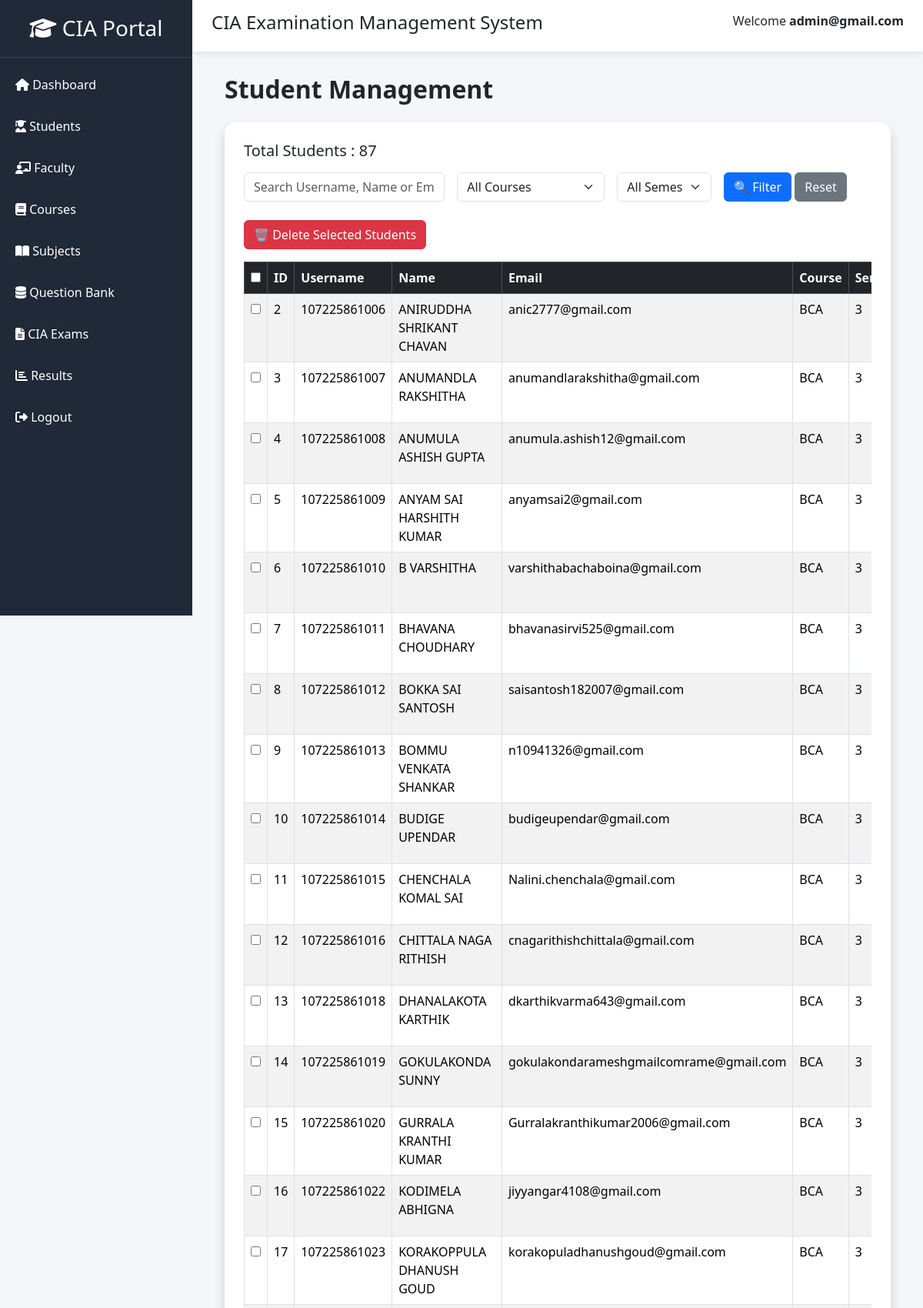
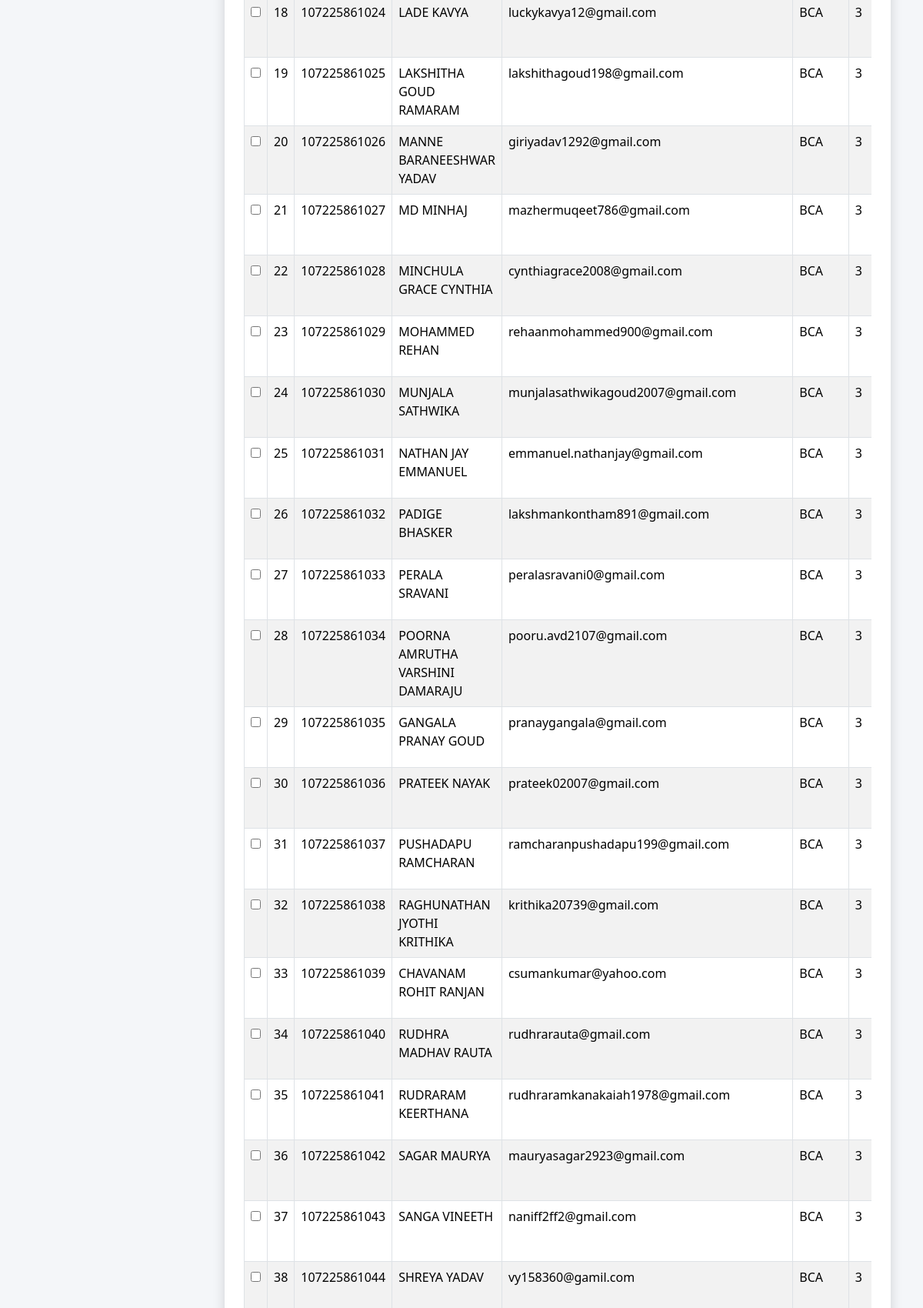
The app's page /admin-panel/students/ (signed in, upper part) with its own data (2 pictures, top to bottom).
### quiz/models.py (models this page shows, shortened)
class User(AbstractUser):
    is_student = models.BooleanField(default=False)
    is_faculty = models.BooleanField(default=False)
    course = models.CharField(
        max_length=100,
        blank=True,
        null=True
    )
    semester = models.IntegerField(
        default=1,
        blank=True,
        null=True
    )

class StudentProfile(models.Model):
    user = models.OneToOneField(
        User,
        on_delete=models.CASCADE
    )
    course = models.ForeignKey(
        Course,
        on_delete=models.CASCADE
    )
    semester = models.IntegerField()
    academic_year = models.CharField(
        max_length=20
    )

class Course(models.Model):
    name = models.CharField(
        max_length=100
    )

### quiz/views.py (the view, shortened to what this page needs)
@login_required
@user_passes_test(is_admin)
def manage_students(request):
    students = StudentProfile.objects.select_related(
        "user",
        "course"
    )
    search = request.GET.get("search", "")
    course = request.GET.get("course", "")
    if course:
        students = students.filter(
            course__id=course
        )
    semester = request.GET.get("semester", "")
    if semester:
        students = students.filter(
            user__semester=int(semester)
        )
    students = students.order_by("id")
    courses = Course.objects.all()
    return render(
        request,
        "admin_panel/student_list.html",
        {
            "students": students,
            "courses": courses,
            "total_students": students.count()
        }
    )

### quiz/views.py (called while the page is built)
def is_admin(user):
    return user.is_authenticated and user.is_superuser

### quiz/templates/admin_panel/student_list.html (shortened to what this page needs)
{% extends "admin_panel/base.html" %}
{% block content %}
<div class="container-fluid">
<h2 class="fw-bold mb-4">
    Student Management
</h2>
<div class="card shadow">
<div class="card-body">
<h5 class="mb-3">
Total Students : {{ total_students }}
</h5>
<form method="GET" class="row g-3 mb-4">
<div class="col-md-4">
<input
type="text"
name="search"
class="form-control"
placeholder="Search Username, Name or Email..."
value="{{ request.GET.search }}"
>
</div>
<div class="col-md-3">
<select name="course" class="form-select">
<option value="">
All Courses
</option>
</select>
</div>
<div class="col-md-2">
<select name="semester"
class="form-select">
<option value="">
All Semester
</option>
</select>
</div>
<div class="col-md-3">
<button type="submit"
class="btn btn-primary">
🔍 Filter
</button>
<a href="{% url 'manage_students' %}"
class="btn btn-secondary">
Reset
</a>
</div>
</form>
<form method="POST" action="{% url 'delete_selected_students' %}">
<button
type="submit"
class="btn btn-danger mb-3"
onclick="return confirm('Delete selected students?');">
🗑 Delete Selected Students
</button>
<div class="table-responsive">
<table class="table table-bordered table-striped">
<thead class="table-dark">
<tr>
<th>
<input type="checkbox" id="selectAll">
</th>
<th>ID</th>
<th>Username</th>
<th>Name</th>
<th>Email</th>
<th>Course</th>
<th>Semester</th>
</tr>
</thead>
<tbody>
{% for student in students %}
<tr>
<td>
<input
type="checkbox"
name="student_ids"
value="{{ student.id }}"
class="student_checkbox">
</td>
<td>
{{ student.id }}
</td>
<td>
{{ student.user.username }}
</td>
<td>
{{ student.user.first_name }}
</td>
<td>
{{ student.user.email }}
</td>
<td>
{{ student.course.name }}
</td>
<td>
{{ student.user.semester }}
</td>
</tr>
{% endfor %}
</tbody>
</table>
</div>
</form>
</div>
</div>
</div>
{% endblock %}

### quiz/templates/admin_panel/base.html (shortened to what this page needs)
{% load static %}
<!DOCTYPE html>
<html lang="en">
<head>
<link href="https://cdn.jsdelivr.net/npm/bootstrap@5.3.3/dist/css/bootstrap.min.css" rel="stylesheet">
<link href="https://cdnjs.cloudflare.com/ajax/libs/font-awesome/6.5.2/css/all.min.css" rel="stylesheet">
</head>
<body>
<div class="sidebar">
<h3>
<i class="fas fa-graduation-cap"></i>
CIA Portal
</h3>
<a href="{% url 'admin_dashboard' %}">
<i class="fas fa-home"></i>
Dashboard
</a>
<a href="{% url 'manage_students' %}">
<i class="fas fa-user-graduate"></i>
Students
</a>
<a href="{% url 'manage_faculty' %}">
<i class="fas fa-chalkboard-teacher"></i>
Faculty
</a>
<a href="{% url 'manage_courses' %}">
<i class="fas fa-book"></i>
Courses
</a>
<a href="{% url 'manage_subjects' %}">
<i class="fas fa-book-open"></i>
Subjects
</a>
<a href="{% url 'question_bank' %}">
<i class="fas fa-database"></i>
Question Bank
</a>
<a href="{% url 'manage_exams' %}">
    <i class="fas fa-file-alt"></i>
    CIA Exams
</a>
<a href="{% url 'view_results' %}">
<i class="fas fa-chart-bar"></i>
Results
</a>
<a href="{% url 'logout' %}">
<i class="fas fa-sign-out-alt"></i>
Logout
</a>
</div>
<div class="content">
<div class="topbar d-flex justify-content-between">
<h4>
CIA Examination Management System
</h4>
<div>
Welcome
<strong>
{{ request.user.username }}
</strong>
</div>
</div>
<div class="main-content">
{% block content %}
{% endblock %}
</div>
</div>
</body>
</html>

### quiz/templates/admin_panel/base.html (style rules this page uses)
body { background:#f4f6f9; overflow-x:hidden; }
.sidebar { position:fixed; left:0; top:0; width:250px; height:100vh; background:#1f2937; color:white; }
.sidebar h3 { padding:20px; text-align:center; border-bottom:1px solid #374151; }
.sidebar a { display:block; color:white; text-decoration:none; padding:15px 20px; transition:.3s; }
.content { margin-left:250px; }
.topbar { background:white; padding:15px 25px; box-shadow:0 2px 10px rgba(0,0,0,.1); }
.main-content { padding:30px; }
.card { border:none; border-radius:15px; }
.card-body { padding:25px; }

### records on screen
User: user.username "admin@gmail.com"
StudentProfile: id "2", user.username "107225861006", user.first_name "ANIRUDDHA SHRIKANT CHAVAN", user.email "anic2777@gmail.com", course.name "BCA", user.semester "3"
StudentProfile: id "3", user.username "107225861007", user.first_name "ANUMANDLA RAKSHITHA", user.email "anumandlarakshitha@gmail.com", course.name "BCA", user.semester "3"
StudentProfile: id "4", user.username "107225861008", user.first_name "ANUMULA ASHISH GUPTA", user.email "anumula.ashish12@gmail.com", course.name "BCA", user.semester "3"
StudentProfile: id "5", user.username "107225861009", user.first_name "ANYAM SAI HARSHITH KUMAR", user.email "anyamsai2@gmail.com", course.name "BCA", user.semester "3"
StudentProfile: id "6", user.username "107225861010", user.first_name "B VARSHITHA", user.email "varshithabachaboina@gmail.com", course.name "BCA", user.semester "3"
StudentProfile: id "7", user.username "107225861011", user.first_name "BHAVANA CHOUDHARY", user.email "bhavanasirvi525@gmail.com", course.name "BCA", user.semester "3"
StudentProfile: id "8", user.username "107225861012", user.first_name "BOKKA SAI SANTOSH", user.email "saisantosh182007@gmail.com", course.name "BCA", user.semester "3"
StudentProfile: id "9", user.username "107225861013", user.first_name "BOMMU VENKATA SHANKAR", user.email "n10941326@gmail.com", course.name "BCA", user.semester "3"
StudentProfile: id "10", user.username "107225861014", user.first_name "BUDIGE UPENDAR", user.email "budigeupendar@gmail.com", course.name "BCA", user.semester "3"
StudentProfile: id "11", user.username "107225861015", user.first_name "CHENCHALA KOMAL SAI", user.email "Nalini.chenchala@gmail.com", course.name "BCA", user.semester "3"
StudentProfile: id "12", user.username "107225861016", user.first_name "CHITTALA NAGA RITHISH", user.email "cnagarithishchittala@gmail.com", course.name "BCA", user.semester "3"
StudentProfile: id "13", user.username "107225861018", user.first_name "DHANALAKOTA KARTHIK", user.email "dkarthikvarma643@gmail.com", course.name "BCA", user.semester "3"
StudentProfile: id "14", user.username "107225861019", user.first_name "GOKULAKONDA SUNNY", user.email "gokulakondarameshgmailcomrame@gmail.com", course.name "BCA", user.semester "3"
StudentProfile: id "15", user.username "107225861020", user.first_name "GURRALA KRANTHI KUMAR", user.email "Gurralakranthikumar2006@gmail.com", course.name "BCA", user.semester "3"
StudentProfile: id "16", user.username "107225861022", user.first_name "KODIMELA ABHIGNA", user.email "jiyyangar4108@gmail.com", course.name "BCA", user.semester "3"
StudentProfile: id "17", user.username "107225861023", user.first_name "KORAKOPPULA DHANUSH GOUD", user.email "korakopuladhanushgoud@gmail.com", course.name "BCA", user.semester "3"
StudentProfile: id "18", user.username "107225861024", user.first_name "LADE KAVYA", user.email "luckykavya12@gmail.com", course.name "BCA", user.semester "3"
StudentProfile: id "19", user.username "107225861025", user.first_name "LAKSHITHA GOUD RAMARAM", user.email "lakshithagoud198@gmail.com", course.name "BCA", user.semester "3"
StudentProfile: id "20", user.username "107225861026", user.first_name "MANNE BARANEESHWAR YADAV", user.email "giriyadav1292@gmail.com", course.name "BCA", user.semester "3"
StudentProfile: id "21", user.username "107225861027", user.first_name "MD MINHAJ", user.email "mazhermuqeet786@gmail.com", course.name "BCA", user.semester "3"
StudentProfile: id "22", user.username "107225861028", user.first_name "MINCHULA GRACE CYNTHIA", user.email "cynthiagrace2008@gmail.com", course.name "BCA", user.semester "3"
StudentProfile: id "23", user.username "107225861029", user.first_name "MOHAMMED REHAN", user.email "rehaanmohammed900@gmail.com", course.name "BCA", user.semester "3"
StudentProfile: id "24", user.username "107225861030", user.first_name "MUNJALA SATHWIKA", user.email "munjalasathwikagoud2007@gmail.com", course.name "BCA", user.semester "3"
StudentProfile: id "25", user.username "107225861031", user.first_name "NATHAN JAY EMMANUEL", user.email "emmanuel.nathanjay@gmail.com", course.name "BCA", user.semester "3"
StudentProfile: id "26", user.username "107225861032", user.first_name "PADIGE BHASKER", user.email "lakshmankontham891@gmail.com", course.name "BCA", user.semester "3"
StudentProfile: id "27", user.username "107225861033", user.first_name "PERALA SRAVANI", user.email "peralasravani0@gmail.com", course.name "BCA", user.semester "3"
StudentProfile: id "28", user.username "107225861034", user.first_name "POORNA AMRUTHA VARSHINI DAMARAJU", user.email "pooru.avd2107@gmail.com", course.name "BCA", user.semester "3"
StudentProfile: id "29", user.username "107225861035", user.first_name "GANGALA PRANAY GOUD", user.email "pranaygangala@gmail.com", course.name "BCA", user.semester "3"
StudentProfile: id "30", user.username "107225861036", user.first_name "PRATEEK NAYAK", user.email "prateek02007@gmail.com", course.name "BCA", user.semester "3"
StudentProfile: id "31", user.username "107225861037", user.first_name "PUSHADAPU RAMCHARAN", user.email "ramcharanpushadapu199@gmail.com", course.name "BCA", user.semester "3"
StudentProfile: id "32", user.username "107225861038", user.first_name "RAGHUNATHAN JYOTHI KRITHIKA", user.email "krithika20739@gmail.com", course.name "BCA", user.semester "3"
StudentProfile: id "33", user.username "107225861039", user.first_name "CHAVANAM ROHIT RANJAN", user.email "csumankumar@yahoo.com", course.name "BCA", user.semester "3"
StudentProfile: id "34", user.username "107225861040", user.first_name "RUDHRA MADHAV RAUTA", user.email "rudhrarauta@gmail.com", course.name "BCA", user.semester "3"
StudentProfile: id "35", user.username "107225861041", user.first_name "RUDRARAM KEERTHANA", user.email "rudhraramkanakaiah1978@gmail.com", course.name "BCA", user.semester "3"
StudentProfile: id "36", user.username "107225861042", user.first_name "SAGAR MAURYA", user.email "mauryasagar2923@gmail.com", course.name "BCA", user.semester "3"
StudentProfile: id "37", user.username "107225861043", user.first_name "SANGA VINEETH", user.email "naniff2ff2@gmail.com", course.name "BCA", user.semester "3"
StudentProfile: id "38", user.username "107225861044", user.first_name "SHREYA YADAV", user.email "vy158360@gamil.com", course.name "BCA", user.semester "3"

### other values on screen
{{ total_students }} "87"
